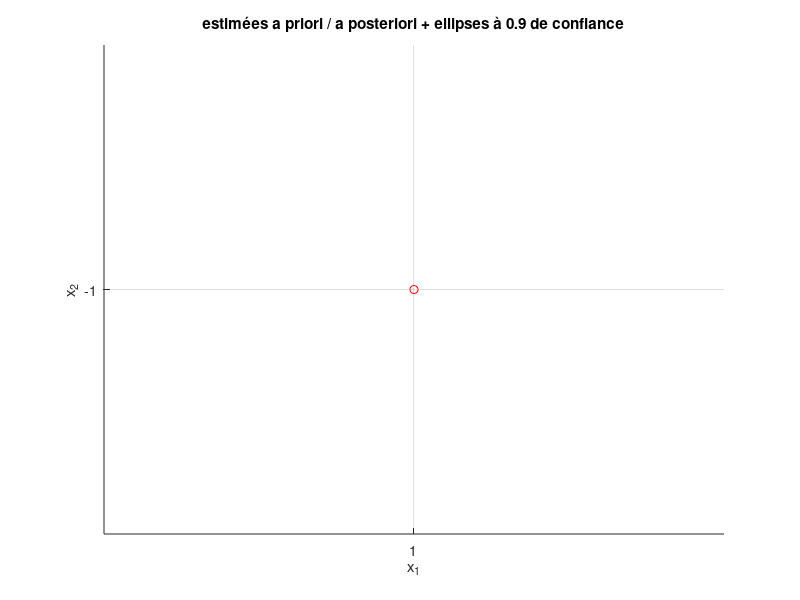

Write MATLAB code to recreate this figure. (Note: this script raises an error after producing the figure.)
clear; close all; clc;

alpha= [4 10 10 13 15];
beta= [0  1  5  5  3];
y_enon= [5 10 11 14 17];

T= length(y_enon);

F= eye(2);

Rw = 9;               
Ru= zeros(2);        

x_prio= [1; -1];      
P_prio= 4*eye(2);     

x_prio_list = zeros(2,T+1);
x_post_list = zeros(2,T);
P_prio_list = zeros(2,2,T+1);
P_post_list = zeros(2,2,T);

figure; 
hold on; 
grid on; 
axis equal;
xlabel('x_1'); ylabel('x_2');
title('estimées a priori / a posteriori + ellipses à 0.9 de confiance');

%couleurs = lines(T); 
couleurs = ['r','g','b','c','m','y','k'];

for n = 1:T
    C = [alpha(n) beta(n)];     
    y = y_enon(n);               

    x_prio_list(:,n) = x_prio;
    P_prio_list(:,:,n) = P_prio;

    plot(x_prio(1), x_prio(2), 'o', 'Color', couleurs(n));
    trace_ellipse(x_prio, P_prio, 0.9, [couleurs(n) '--']);

    [G, x_post, P_post, x_prio_suiv, P_prio_suiv] = iter_kalman(x_prio, P_prio, y, F, C, Ru, Rw);

    x_post_list(:,n)= x_post;
    P_post_list(:,:,n)= P_post;

    plot(x_post(1), x_post(2), 'x', 'Color', couleurs(n));
    trace_ellipse(x_post, P_post, 0.9, [couleurs(n) '-']);
    
    x_prio = x_prio_suiv;
    P_prio = P_prio_suiv;

    disp(x_post_list)

    pause;

end

legend('a priori','ellipse a priori 0.9','a posteriori','ellipse a posteriori 0.9');
